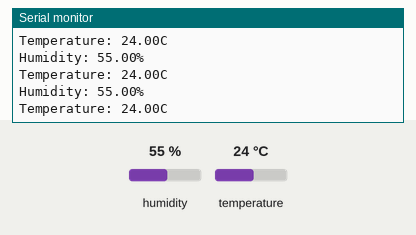
Bench run of a sketch on a simulated Arduino Uno, built with avr-gcc and run on an emulated ATmega328P. On the bench: the last lines printed to the serial monitor. The inputs (shaded band) are chosen by the test bench; at power-on: humidity 55 %, temperature 24 °C.

Above: at 2.8 s.
2.9 s: humidity set to 22 %
At 5.5 s:
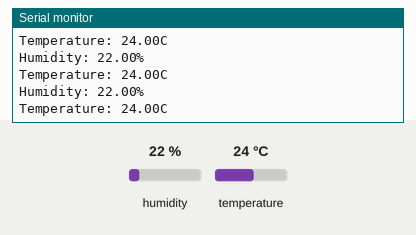
5.6 s: temperature set to 12 °C
At 6.6 s:
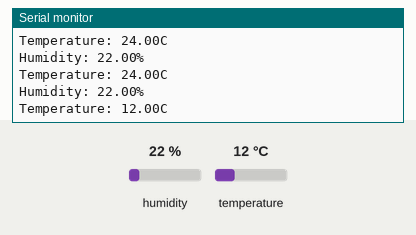
8.3 s: humidity set to 40 %
At 8.3 s:
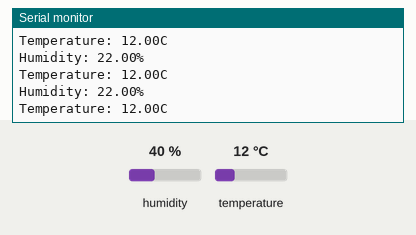
Timing chart, 0 to 11.3 s (numbered marks = the images above; inputs shaded):
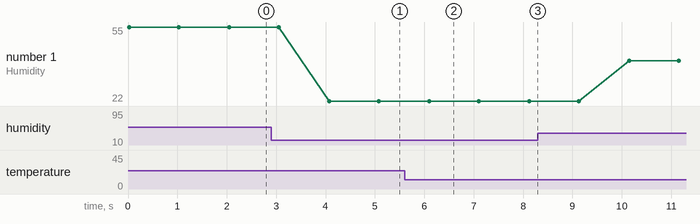

The sketch:

Excersise_Humiditiy_Sensor.ino
```cpp
#include "DHT.h"

#define DHTPIN 2 // what pin we're connected to

//Define the DHT module type
#define DHTTYPE DHT11 //DHT 11

DHT dht(DHTPIN, DHTTYPE);

void setup() {
Serial.begin(9600);
Serial.println("DHT11 test!");

dht.begin();
}

void loop() {
float h = dht.readHumidity();
float c = dht.readTemperature();
// if the sensor is not working, this will halt the Arduino
if (isnan(h) || isnan(c)) {
Serial.println("DHT sensor read failure.");
return;
}
Serial.println("Humidity: " + String(h) + "%");
Serial.println("Temperature: " + String(c) + "C");
delay(1000); // wait 3 seconds
}
```

Measured:
- after the input at 2.9 s, the serial monitor: prints a new line after 1.2 s (image 1)
- after the input at 5.6 s, the serial monitor: prints a new line after 0.52 s (image 2)
- plotted number 1: 55 → 22 after the input at 2.9 s, 22 → 40 after the input at 8.3 s
